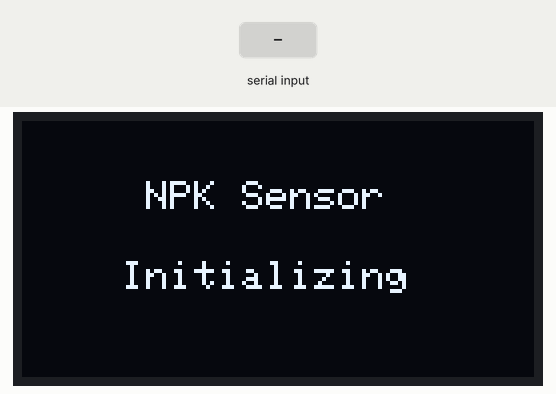
Simulated run of this sketch. Board: Arduino Uno, built with avr-gcc and run on an emulated ATmega328P. Shown: 128×64 one-colour display. The test bench sets the inputs (shaded band). What the sketch prints to the serial monitor is not drawn.

Above: at 0.6 s.
At 7.0 s:
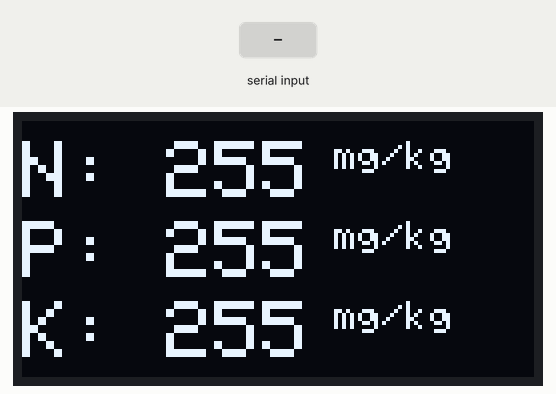
7.1 s: "1" received over the second serial link
Timing chart, 0 to 10.1 s (numbered marks = the images above; inputs shaded):
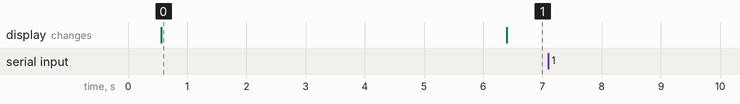

The sketch:

npk_sensor_reading.ino
```cpp
#include <SoftwareSerial.h>
#include <Wire.h>
#include <Adafruit_GFX.h>
#include <Adafruit_SSD1306.h>

#define SCREEN_WIDTH 128    // OLED display width, in pixels
#define SCREEN_HEIGHT 64    // OLED display height, in pixels
#define OLED_RESET -1       // Reset pin # (or -1 if sharing Arduino reset pin)
Adafruit_SSD1306 display(SCREEN_WIDTH, SCREEN_HEIGHT, &Wire, OLED_RESET);

#define RE 15
#define DE 5

//const byte code[]= {0x01, 0x03, 0x00, 0x1e, 0x00, 0x03, 0x65, 0xCD};

const byte nitro[] = {0x01,0x03, 0x00, 0x1e, 0x00, 0x01, 0xe4, 0x0c};
const byte phos[] = {0x01,0x03, 0x00, 0x1f, 0x00, 0x01, 0xb5, 0xcc};
const byte pota[] = {0x01,0x03, 0x00, 0x20, 0x00, 0x01, 0x85, 0xc0};

byte values[11];
SoftwareSerial mod(2,3);

void setup() {
  Serial.begin(9600);
  mod.begin(9600);
  pinMode(RE, OUTPUT);
  pinMode(DE, OUTPUT);

  display.begin(SSD1306_SWITCHCAPVCC, 0x3C); //initialize with the I2C addr 0x3C (128x64)
  delay(500);
  display.clearDisplay();
  display.setCursor(25, 15);
  display.setTextSize(1);
  display.setTextColor(WHITE);
  display.println(" NPK Sensor");
  display.setCursor(25, 35);
  display.setTextSize(1);
  display.print("Initializing");
  display.display();
  delay(3000);
}

void loop() {
  byte val1,val2,val3;
  val1 = nitrogen();
  delay(250);
  val2 = phosphorous();
  delay(250);
  val3 = potassium();
  delay(250);


  Serial.print("Nitrogen: ");
  Serial.print(val1);
  Serial.println(" mg/kg");
  Serial.print("Phosphorous: ");
  Serial.print(val2);
  Serial.println(" mg/kg");
  Serial.print("Potassium: ");
  Serial.print(val3);
  Serial.println(" mg/kg");
  delay(2000);

  display.clearDisplay();


  display.setTextSize(2);
  display.setCursor(0, 5);
  display.print("N: ");
  display.print(val1);
  display.setTextSize(1);
  display.print(" mg/kg");

  display.setTextSize(2);
  display.setCursor(0, 25);
  display.print("P: ");
  display.print(val2);
  display.setTextSize(1);
  display.print(" mg/kg");

  display.setTextSize(2);
  display.setCursor(0, 45);
  display.print("K: ");
  display.print(val3);
  display.setTextSize(1);
  display.print(" mg/kg");

  display.display();
}

byte nitrogen(){
  digitalWrite(DE,HIGH);
  digitalWrite(RE,HIGH);
  delay(10);
  if(mod.write(nitro,sizeof(nitro))==8){
    digitalWrite(DE,LOW);
    digitalWrite(RE,LOW);
    for(byte i=0;i<7;i++){
    //Serial.print(mod.read(),HEX);
    values[i] = mod.read();
    Serial.print(values[i],HEX);
    }
    Serial.println();
  }
  return values[4];
}

byte phosphorous(){
  digitalWrite(DE,HIGH);
  digitalWrite(RE,HIGH);
  delay(10);
  if(mod.write(phos,sizeof(phos))==8){
    digitalWrite(DE,LOW);
    digitalWrite(RE,LOW);
    for(byte i=0;i<7;i++){
    //Serial.print(mod.read(),HEX);
    values[i] = mod.read();
    Serial.print(values[i],HEX);
    }
    Serial.println();
  }
  return values[4];
}

byte potassium(){
  digitalWrite(DE,HIGH);
  digitalWrite(RE,HIGH);
  delay(10);
  if(mod.write(pota,sizeof(pota))==8){
    digitalWrite(DE,LOW);
    digitalWrite(RE,LOW);
    for(byte i=0;i<7;i++){
    //Serial.print(mod.read(),HEX);
    values[i] = mod.read();
    Serial.print(values[i],HEX);
    }
    Serial.println();
  }
  return values[4];
}
```

Measured:
- after the input at 7.1 s, every drawn part: stays the same
- what the display in image 0 shows lasts 5.8 s, from 0.6 s to 6.4 s
